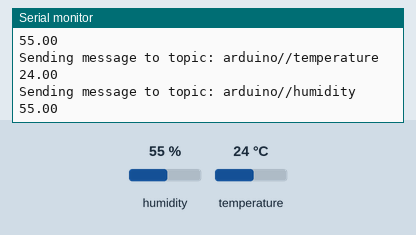
This sketch was run on a simulated Arduino MKR. On the bench: the last lines printed to the serial monitor. The test bench sets the inputs (shaded band); at power-on: humidity 55 %, temperature 24 °C. WiFi joins after 1.5 s; servers stay silent unless stated; no MQTT or app messages arrive unless stated; not simulated (calls return 0 or success): arduino_secrets.h.

Above: at 2.7 s.
2.8 s: humidity set to 22 %
At 3.9 s:
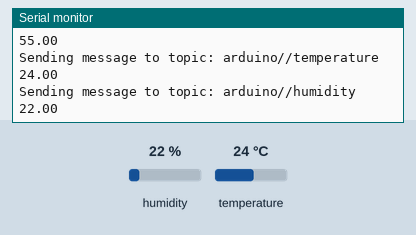
4.3 s: temperature set to 12 °C
At 5.4 s:
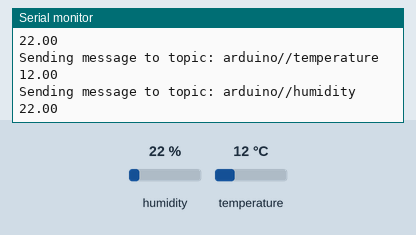
5.8 s: humidity set to 40 %
At 7.4 s:
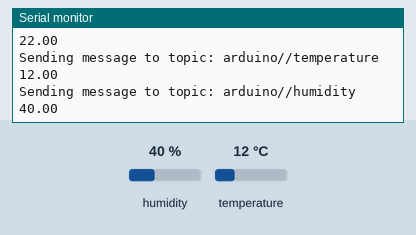
Timing chart, 0 to 8.9 s (numbered marks = the images above; inputs shaded):
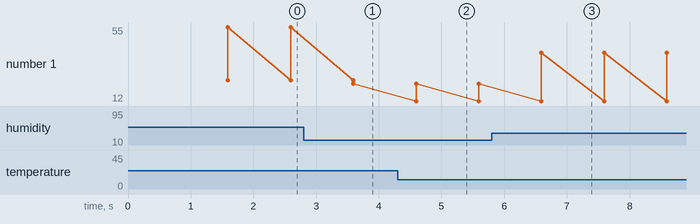

Measured:
- after the input at 2.8 s, the serial monitor: prints a new line after 0.79 s (image 1)
- after the input at 4.3 s, the serial monitor: prints a new line after 0.29 s (image 2)
- after the input at 5.8 s, the serial monitor: prints a new line after 0.80 s (image 3)
- plotted number 1: 55 → 22 after the input at 2.8 s, 22 → 40 after the input at 5.8 s

The sketch:

arduino-si7021.ino
```cpp
#include <ArduinoMqttClient.h>
#include <WiFiNINA.h>
#include "Adafruit_Si7021.h"
#include "arduino_secrets.h"

///////please enter your sensitive data in the Secret tab/arduino_secrets.h
String deviceId = DEVICE_ID;
char wifiSsid[] = WIFI_SSID;
char wifiPass[] = WIFI_PASS;
char mqttUser[] = MQTT_USER;
char mqttPass[] = MQTT_PASS;

WiFiClient wifiClient;
MqttClient mqttClient(wifiClient);

// const char broker[] = "JaysDesktop.local";
const IPAddress* broker = new IPAddress(192, 168, 4, 100);
const int port = 1883;
const String topicTemperature = "arduino/" + deviceId + "/temperature";
const String topicHumidity = "arduino/" + deviceId + "/humidity";

const long interval = 1000; // milliseconds
unsigned long previousMillis = 0;

const long reconnectInterval = 60*1000; // milliseconds

Adafruit_Si7021 si7021 = Adafruit_Si7021();
double temperature;
double humidity;

void setup() {
  Serial.begin(9600);
  while (!Serial) {
    delay(10);
  }

  Serial.print("I am device: ");
  Serial.println(deviceId);

  Serial.print("Attempting to connect to WPA SSID: ");
  Serial.println(wifiSsid);
  while (WiFi.begin(wifiSsid, wifiPass) != WL_CONNECTED) {
    // failed, retry
    Serial.print(".");
    delay(5000);
  }
  Serial.println("You're connected to the network");
  Serial.println();

  Serial.print("Attempting to connect to the MQTT broker: ");
  Serial.println(*broker);
  mqttClient.setId(deviceId);
  mqttClient.setUsernamePassword(mqttUser, mqttPass);
  if (!mqttClient.connect(*broker, port)) {
    Serial.print("MQTT connection failed! Error code = ");
    Serial.println(mqttClient.connectError());
    while (1);
  }
  Serial.println("You're connected to the MQTT broker!");
  Serial.println();

  si7021.begin();
}

void loop() {
  // call poll() regularly to allow the library to send MQTT keep alive which
  // avoids being disconnected by the broker
  mqttClient.poll();
  if (!mqttClient.connected()) {
    Serial.println("MQTT disconnected!");
    while (!mqttClient.connect(*broker, port)) {
      Serial.print("MQTT connection failed! Error code = ");
      Serial.println(mqttClient.connectError());
      delay(reconnectInterval);
    }
    Serial.println("MQTT reconnected!");
  }

  unsigned long currentMillis = millis();

  if (currentMillis - previousMillis >= interval) {
    previousMillis = currentMillis;

    // Read SI7021
    temperature = si7021.readTemperature();
    humidity = si7021.readHumidity();

    Serial.print("Sending message to topic: ");
    Serial.println(topicTemperature);
    Serial.println(temperature);

    mqttClient.beginMessage(topicTemperature);
    mqttClient.print(temperature);
    mqttClient.endMessage();

    Serial.print("Sending message to topic: ");
    Serial.println(topicHumidity);
    Serial.println(humidity);

    mqttClient.beginMessage(topicHumidity);
    mqttClient.print(humidity);
    mqttClient.endMessage();

    Serial.println();
  }
}
```
